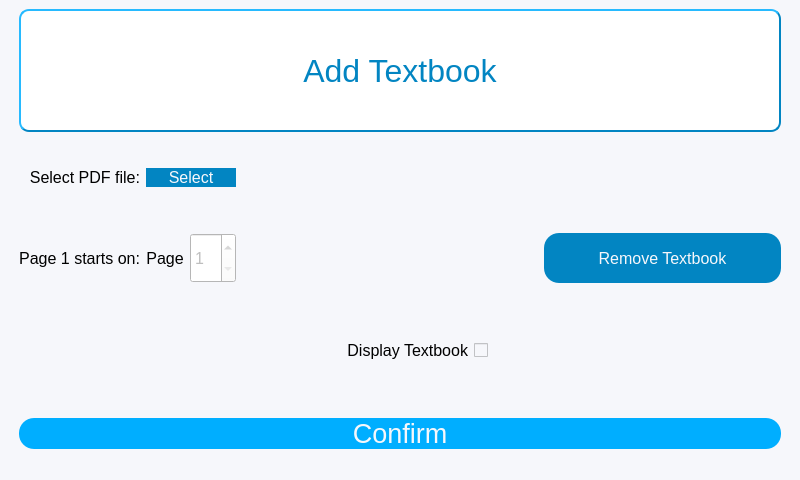
<?xml version="1.0" encoding="UTF-8"?>
<ui version="4.0">
 <class>MainWindow</class>
 <widget class="QMainWindow" name="MainWindow">
  <property name="geometry">
   <rect>
    <x>0</x>
    <y>0</y>
    <width>800</width>
    <height>480</height>
   </rect>
  </property>
  <property name="windowTitle">
   <string>Smart Retain</string>
  </property>
  <property name="styleSheet">
   <string notr="true">background-color: #F6F7FB</string>
  </property>
  <widget class="QWidget" name="centralwidget">
   <layout class="QHBoxLayout" name="horizontalLayout">
    <item>
     <spacer name="horizontalSpacer_2">
      <property name="orientation">
       <enum>Qt::Horizontal</enum>
      </property>
      <property name="sizeType">
       <enum>QSizePolicy::Fixed</enum>
      </property>
      <property name="sizeHint" stdset="0">
       <size>
        <width>10</width>
        <height>20</height>
       </size>
      </property>
     </spacer>
    </item>
    <item>
     <layout class="QGridLayout" name="gridLayout" rowstretch="1,0,0,0,0,1,0" columnstretch="1,0,0,5,4">
      <item row="4" column="3">
       <spacer name="horizontalSpacer">
        <property name="orientation">
         <enum>Qt::Horizontal</enum>
        </property>
        <property name="sizeHint" stdset="0">
         <size>
          <width>40</width>
          <height>20</height>
         </size>
        </property>
       </spacer>
      </item>
      <item row="4" column="1">
       <widget class="QLabel" name="label_5">
        <property name="sizePolicy">
         <sizepolicy hsizetype="Expanding" vsizetype="Expanding">
          <horstretch>0</horstretch>
          <verstretch>0</verstretch>
         </sizepolicy>
        </property>
        <property name="font">
         <font>
          <family>MS Shell Dlg 2</family>
          <pointsize>12</pointsize>
         </font>
        </property>
        <property name="text">
         <string>Page</string>
        </property>
        <property name="alignment">
         <set>Qt::AlignCenter</set>
        </property>
       </widget>
      </item>
      <item row="4" column="2">
       <widget class="QSpinBox" name="pageBox">
        <property name="enabled">
         <bool>false</bool>
        </property>
        <property name="sizePolicy">
         <sizepolicy hsizetype="Expanding" vsizetype="Expanding">
          <horstretch>0</horstretch>
          <verstretch>0</verstretch>
         </sizepolicy>
        </property>
        <property name="font">
         <font>
          <family>MS Shell Dlg 2</family>
          <pointsize>12</pointsize>
         </font>
        </property>
        <property name="styleSheet">
         <string notr="true">background-color:white;</string>
        </property>
        <property name="minimum">
         <number>1</number>
        </property>
        <property name="maximum">
         <number>99</number>
        </property>
       </widget>
      </item>
      <item row="6" column="0" colspan="5">
       <widget class="QPushButton" name="confirmBtn">
        <property name="sizePolicy">
         <sizepolicy hsizetype="Expanding" vsizetype="Expanding">
          <horstretch>0</horstretch>
          <verstretch>0</verstretch>
         </sizepolicy>
        </property>
        <property name="font">
         <font>
          <family>MS Shell Dlg 2</family>
          <pointsize>20</pointsize>
         </font>
        </property>
        <property name="styleSheet">
         <string notr="true">QPushButton {
	background-color: #00aeff;
	border-radius: 15px;
	color: #F6F7FB;
}

QPushButton:hover {
    background-color: rgb(0, 154, 226);
}</string>
        </property>
        <property name="text">
         <string>Confirm</string>
        </property>
       </widget>
      </item>
      <item row="4" column="4">
       <widget class="QPushButton" name="removeBtn">
        <property name="enabled">
         <bool>false</bool>
        </property>
        <property name="sizePolicy">
         <sizepolicy hsizetype="Expanding" vsizetype="Expanding">
          <horstretch>0</horstretch>
          <verstretch>0</verstretch>
         </sizepolicy>
        </property>
        <property name="minimumSize">
         <size>
          <width>0</width>
          <height>50</height>
         </size>
        </property>
        <property name="font">
         <font>
          <family>MS Shell Dlg 2</family>
          <pointsize>12</pointsize>
         </font>
        </property>
        <property name="styleSheet">
         <string notr="true">QPushButton {
	background-color: #0285c2;
	border-radius: 15px;
	color: #F6F7FB;
}

QPushButton:hover {
    background-color: rgb(2, 106, 154);
}</string>
        </property>
        <property name="text">
         <string>Remove Textbook</string>
        </property>
        <property name="checkable">
         <bool>false</bool>
        </property>
       </widget>
      </item>
      <item row="3" column="0" colspan="5">
       <spacer name="verticalSpacer">
        <property name="orientation">
         <enum>Qt::Vertical</enum>
        </property>
        <property name="sizeHint" stdset="0">
         <size>
          <width>20</width>
          <height>40</height>
         </size>
        </property>
       </spacer>
      </item>
      <item row="2" column="0">
       <widget class="QLabel" name="label">
        <property name="sizePolicy">
         <sizepolicy hsizetype="Expanding" vsizetype="Expanding">
          <horstretch>0</horstretch>
          <verstretch>0</verstretch>
         </sizepolicy>
        </property>
        <property name="font">
         <font>
          <family>MS Shell Dlg 2</family>
          <pointsize>12</pointsize>
         </font>
        </property>
        <property name="text">
         <string>Select PDF file:</string>
        </property>
        <property name="alignment">
         <set>Qt::AlignRight|Qt::AlignTrailing|Qt::AlignVCenter</set>
        </property>
       </widget>
      </item>
      <item row="0" column="0" colspan="5">
       <widget class="QLabel" name="menuTitle">
        <property name="sizePolicy">
         <sizepolicy hsizetype="Expanding" vsizetype="Expanding">
          <horstretch>0</horstretch>
          <verstretch>0</verstretch>
         </sizepolicy>
        </property>
        <property name="minimumSize">
         <size>
          <width>0</width>
          <height>60</height>
         </size>
        </property>
        <property name="font">
         <font>
          <family>MS Shell Dlg 2</family>
          <pointsize>24</pointsize>
         </font>
        </property>
        <property name="styleSheet">
         <string notr="true">background-color: white;
border-style: outset;
border-width: 2px;
border-radius: 10px;
border-color: #0285c2;
color: #0285c2;</string>
        </property>
        <property name="text">
         <string>Add Textbook</string>
        </property>
        <property name="alignment">
         <set>Qt::AlignCenter</set>
        </property>
       </widget>
      </item>
      <item row="2" column="1" colspan="2">
       <widget class="QPushButton" name="selectBtn">
        <property name="sizePolicy">
         <sizepolicy hsizetype="Expanding" vsizetype="Expanding">
          <horstretch>0</horstretch>
          <verstretch>0</verstretch>
         </sizepolicy>
        </property>
        <property name="font">
         <font>
          <family>MS Shell Dlg 2</family>
          <pointsize>12</pointsize>
         </font>
        </property>
        <property name="styleSheet">
         <string notr="true">QPushButton {
	background-color: #0285c2;
	border-radius: 10px;
	color: #F6F7FB;
}

QPushButton:hover {
    background-color: rgb(2, 106, 154);
}</string>
        </property>
        <property name="text">
         <string>Select</string>
        </property>
       </widget>
      </item>
      <item row="2" column="3" colspan="2">
       <widget class="QLabel" name="pathLabel">
        <property name="sizePolicy">
         <sizepolicy hsizetype="Expanding" vsizetype="Expanding">
          <horstretch>0</horstretch>
          <verstretch>0</verstretch>
         </sizepolicy>
        </property>
        <property name="font">
         <font>
          <family>MS Shell Dlg 2</family>
          <pointsize>10</pointsize>
         </font>
        </property>
        <property name="text">
         <string/>
        </property>
        <property name="alignment">
         <set>Qt::AlignRight|Qt::AlignTrailing|Qt::AlignVCenter</set>
        </property>
       </widget>
      </item>
      <item row="4" column="0">
       <widget class="QLabel" name="label_4">
        <property name="sizePolicy">
         <sizepolicy hsizetype="Expanding" vsizetype="Expanding">
          <horstretch>0</horstretch>
          <verstretch>0</verstretch>
         </sizepolicy>
        </property>
        <property name="font">
         <font>
          <family>MS Shell Dlg 2</family>
          <pointsize>12</pointsize>
         </font>
        </property>
        <property name="text">
         <string>Page 1 starts on:</string>
        </property>
        <property name="alignment">
         <set>Qt::AlignRight|Qt::AlignTrailing|Qt::AlignVCenter</set>
        </property>
       </widget>
      </item>
      <item row="1" column="0" colspan="5">
       <spacer name="verticalSpacer_3">
        <property name="orientation">
         <enum>Qt::Vertical</enum>
        </property>
        <property name="sizeType">
         <enum>QSizePolicy::Fixed</enum>
        </property>
        <property name="sizeHint" stdset="0">
         <size>
          <width>20</width>
          <height>30</height>
         </size>
        </property>
       </spacer>
      </item>
      <item row="5" column="1" colspan="3">
       <widget class="QCheckBox" name="displayCheck">
        <property name="sizePolicy">
         <sizepolicy hsizetype="Expanding" vsizetype="Expanding">
          <horstretch>0</horstretch>
          <verstretch>0</verstretch>
         </sizepolicy>
        </property>
        <property name="font">
         <font>
          <family>MS Shell Dlg 2</family>
          <pointsize>12</pointsize>
         </font>
        </property>
        <property name="layoutDirection">
         <enum>Qt::RightToLeft</enum>
        </property>
        <property name="styleSheet">
         <string notr="true">margin-left:50%; margin-right:50%;</string>
        </property>
        <property name="text">
         <string>Display Textbook</string>
        </property>
       </widget>
      </item>
     </layout>
    </item>
    <item>
     <spacer name="horizontalSpacer_3">
      <property name="orientation">
       <enum>Qt::Horizontal</enum>
      </property>
      <property name="sizeType">
       <enum>QSizePolicy::Fixed</enum>
      </property>
      <property name="sizeHint" stdset="0">
       <size>
        <width>10</width>
        <height>20</height>
       </size>
      </property>
     </spacer>
    </item>
   </layout>
  </widget>
  <widget class="QStatusBar" name="statusbar"/>
 </widget>
 <resources/>
 <connections/>
</ui>
